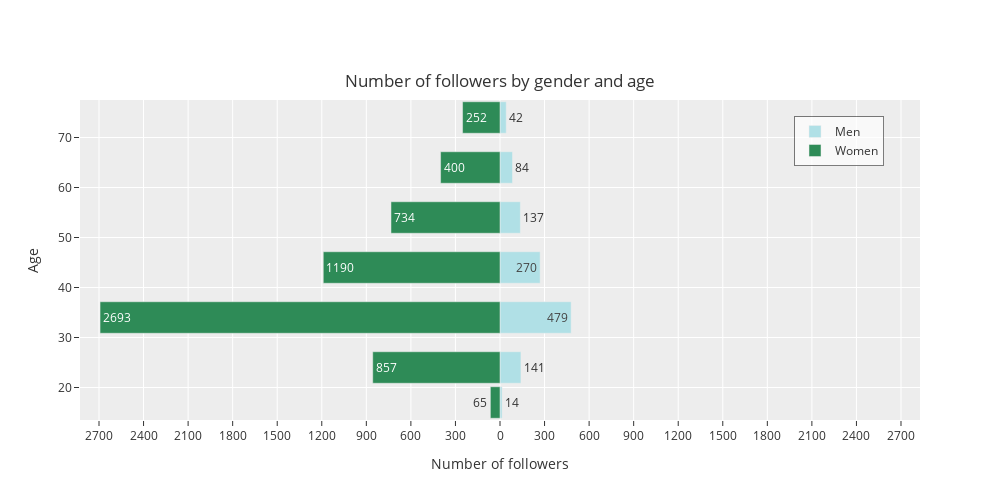

The code cell stored with this chart in its notebook:
### Markdown cell above
# Dashboard - Demographics

### Code cell
age_gender = demographic_data[2]["values"][0]["value"]
male = np.array([v for k,v in age_gender.items() if "M" in k])
female = np.array([-v for k,v in age_gender.items() if "F" in k])
age_bins = [k for k,v in age_gender.items() if "M" in k]
age_bins[-1] = age_bins[-1].split("+")[0]+"-74"
x_axis_bin = [int(s.split('.')[1].split('-')[1]) for s in age_bins]

# Define range for x axis based on max value
max_range = int(np.round(np.max(np.concatenate((np.abs(female), male)))*1.05))
x_range = list(range(0, max_range, 300))
x_range_neg = [-1*x for x in x_range]

# Define x axis ticks and x axis ticks labels
x_ticks = sorted(set(x_range+x_range_neg))
x_ticks_text = [np.abs(x) for x in x_ticks]

layout = go.Layout(yaxis=go.layout.YAxis(title='Age'),
                   xaxis=go.layout.XAxis(
                       range=[-max_range, max_range],
                       tickvals=x_ticks,
                       ticktext=x_ticks_text,
                       title='Number of followers'),
                   barmode='overlay',
                   bargap=0.1,
                   title={
                        'text': "Number of followers by gender and age",
                        'x': 0.5,
                        'y': 0.85,
                        'xanchor': 'center',
                        'yanchor': 'top'
                    },
                    legend=dict(
                        x=0.85,
                        y=0.95,
                        bgcolor='rgba(255, 255, 255, 0.7)',
                        bordercolor='rgba(0, 0, 0, 0.5)',
                        borderwidth=1
                    ),
                    height=500,
                    width=1000,
                    template="ggplot2"
                   )

data = [go.Bar(y=x_axis_bin,
               x=male,
               orientation='h',
               name='Men',
               hoverinfo='x',
               text=male.astype('int'),
               marker=dict(color='powderblue')
               ),
        go.Bar(y=x_axis_bin,
               x=female,
               orientation='h',
               name='Women',
               text=-1 * female.astype('int'),
               hoverinfo='text',
               marker=dict(color='seagreen')
               )]
plotly.offline.iplot(dict(data=data, layout=layout))

### Figure 1 — Plotly figure (JSON) as saved in the notebook; plotly's stock layout.template omitted (floating-point values rounded to 4 significant figures)
{"data": [{"hoverinfo": "x", "marker": {"color": "powderblue"}, "name": "Men", "orientation": "h", "text": [14, 141, 479, 270, 137, 84, 42], "type": "bar", "x": [14, 141, 479, 270, 137, 84, 42], "y": [17, 24, 34, 44, 54, 64, 74]}, {"hoverinfo": "text", "marker": {"color": "seagreen"}, "name": "Women", "orientation": "h", "text": [65, 857, 2693, 1190, 734, 400, 252], "type": "bar", "x": [-65, -857, -2693, -1190, -734, -400, -252], "y": [17, 24, 34, 44, 54, 64, 74]}], "layout": {"bargap": 0.1, "barmode": "overlay", "height": 500, "legend": {"bgcolor": "rgba(255, 255, 255, 0.7)", "bordercolor": "rgba(0, 0, 0, 0.5)", "borderwidth": 1, "x": 0.85, "y": 0.95}, "title": {"text": "Number of followers by gender and age", "x": 0.5, "xanchor": "center", "y": 0.85, "yanchor": "top"}, "width": 1000, "xaxis": {"range": [-2828, 2828], "ticktext": [2700, 2400, 2100, 1800, 1500, 1200, 900, 600, 300, 0, 300, 600, 900, 1200, 1500, 1800, 2100, 2400, 2700], "tickvals": [-2700, -2400, -2100, -1800, -1500, -1200, -900, -600, -300, 0, 300, 600, 900, 1200, 1500, 1800, 2100, 2400, 2700], "title": {"text": "Number of followers"}}, "yaxis": {"title": {"text": "Age"}}}}
